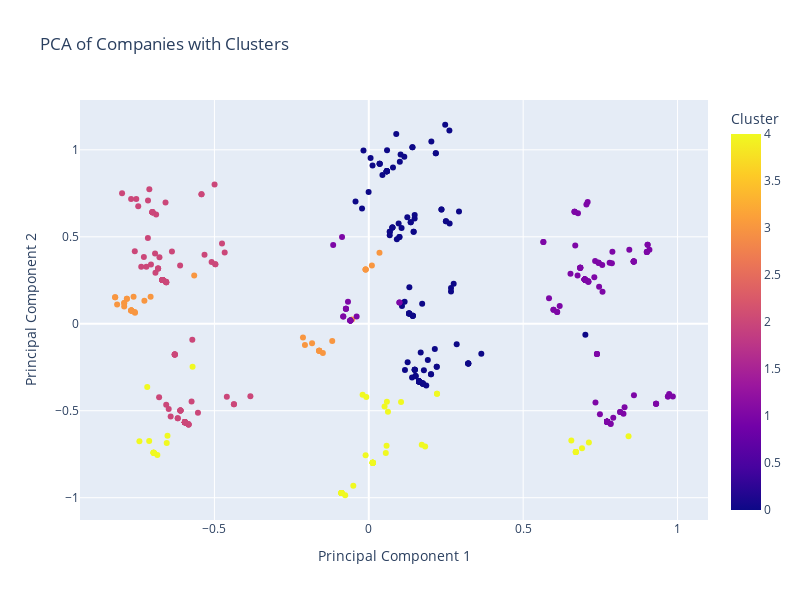

Write notebook code for a chart like this one.
### Code cell
_, fig = visualize_clusters(binary_encoded, 5)
fig.show()

### Figure 1 — Plotly figure (JSON) as saved in the notebook; plotly's stock layout.template omitted (floating-point values rounded to 4 significant figures; data arrays with more than 128 entries replaced by an {"elided": "..."} marker saying what was removed)
{"data": [{"customdata": {"elided": "437x2 mixed values"}, "hovertemplate": "Principal Component 1=%{x}<br>Principal Component 2=%{y}<br>Company name=%{customdata[0]}<br>Cluster=%{marker.color}<extra></extra>", "legendgroup": "", "marker": {"color": {"elided": "437 int values"}, "coloraxis": "coloraxis", "symbol": "circle"}, "mode": "markers", "name": "", "orientation": "v", "showlegend": false, "type": "scatter", "x": {"elided": "437 float values"}, "xaxis": "x", "y": {"elided": "437 float values"}, "yaxis": "y"}], "layout": {"coloraxis": {"colorbar": {"title": {"text": "Cluster"}}, "colorscale": [[0, "#0d0887"], [0.1111, "#46039f"], [0.2222, "#7201a8"], [0.3333, "#9c179e"], [0.4444, "#bd3786"], [0.5556, "#d8576b"], [0.6667, "#ed7953"], [0.7778, "#fb9f3a"], [0.8889, "#fdca26"], [1, "#f0f921"]]}, "height": 600, "legend": {"tracegroupgap": 0}, "title": {"text": "PCA of Companies with Clusters"}, "width": 800, "xaxis": {"anchor": "y", "domain": [0, 1], "title": {"text": "Principal Component 1"}}, "yaxis": {"anchor": "x", "domain": [0, 1], "title": {"text": "Principal Component 2"}}}}
